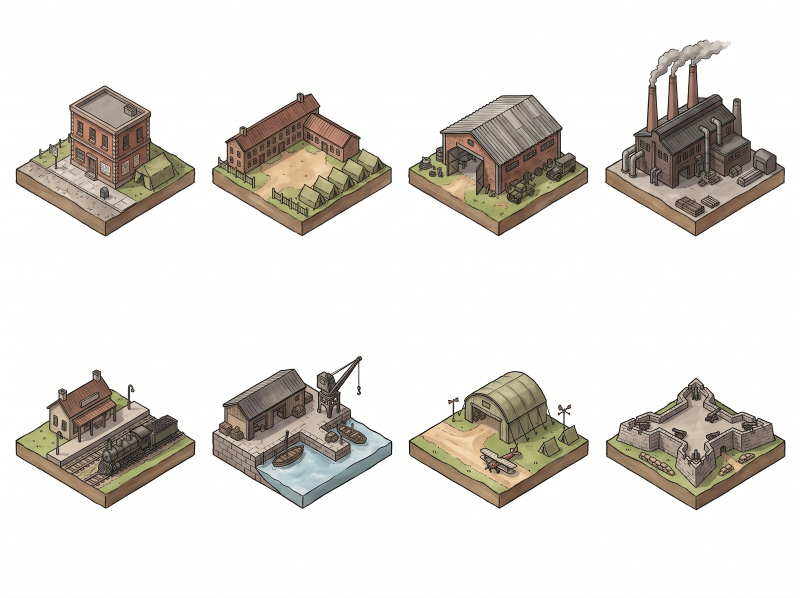
#> input picture art/src/construcoes.jpg, 2400 x 1792 px (shown at 1/3 size)
$ python cutblobs.py ../art/src/construcoes.jpg ../art/src/folha1_hd.jpg ../art/src/folha1_hd.jpg 5
#> lines starting #> are read from the running program, lines starting #| are printed output that depends on the picture; after the words box and inside, x2 and y2 are one past the last pixel; in counts of white or black regions, pixels touching at a corner belong together
# Recorta itens soltos (sem grade) de uma folha com fundo branco: acha manchas conectadas, ordena por linha e coluna.
# uso: python3 tools/cutblobs.py folha.png saida/ nome1,nome2,... [MAX]
import sys
import numpy as np
from PIL import Image, ImageFilter
from scipy import ndimage
src, out, names = sys.argv[1], sys.argv[2], sys.argv[3].split(',')
MAX = int(sys.argv[4]) if len(sys.argv) > 4 else 240
a = np.asarray(Image.open(src).convert('RGB')).astype(int)
white = (a.min(axis=2) > 222) & ((a.max(axis=2) - a.min(axis=2)) < 22)
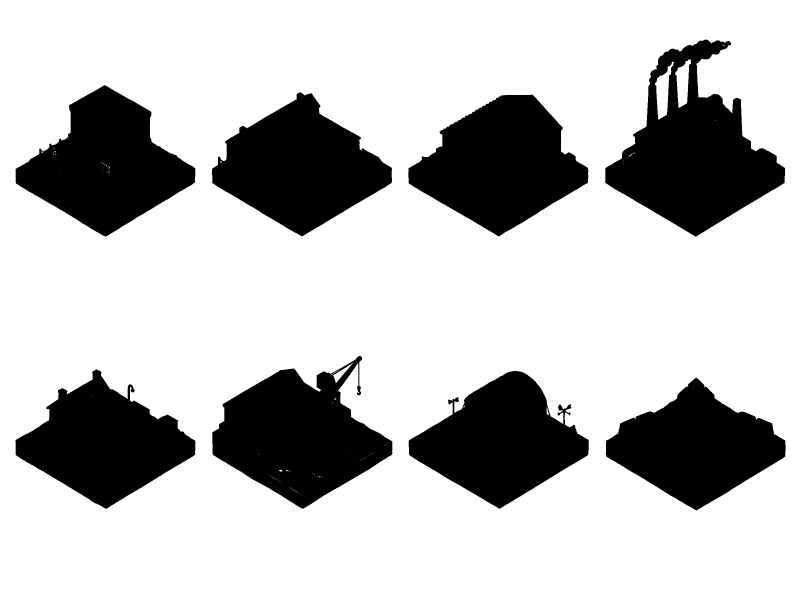
#> white: shape (1792, 2400) bool (shown at 1/3 size); 75.3% white; 8 black regions, largest, box (x1, y1, x2, y2) and area: (1815, 119, 2355, 710) 154888, (637, 1068, 1177, 1526) 139741, (1225, 284, 1765, 709) 137662
bg_lab, _ = ndimage.label(white); edge = set(np.unique(np.r_[bg_lab[0], bg_lab[-1], bg_lab[:, 0], bg_lab[:, -1]])) - {0}
#> after `bg_lab, _ = ndimage.label(white)`:
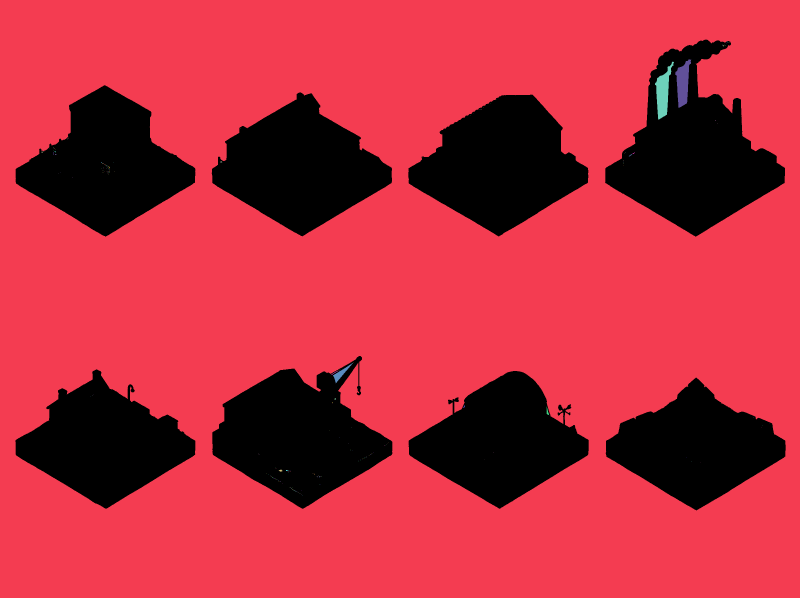
#> bg_lab: shape (1792, 2400) int32 (shown at 1/3 size); 236 distinct labels, from 0 to 235; one colour per label, 0 black
#> after `edge = set(np.unique(np.r_[bg_lab[0], bg_lab[-1], bg_lab[:, 0], bg_lab`: edge = 1 item
bg = np.isin(bg_lab, list(edge))
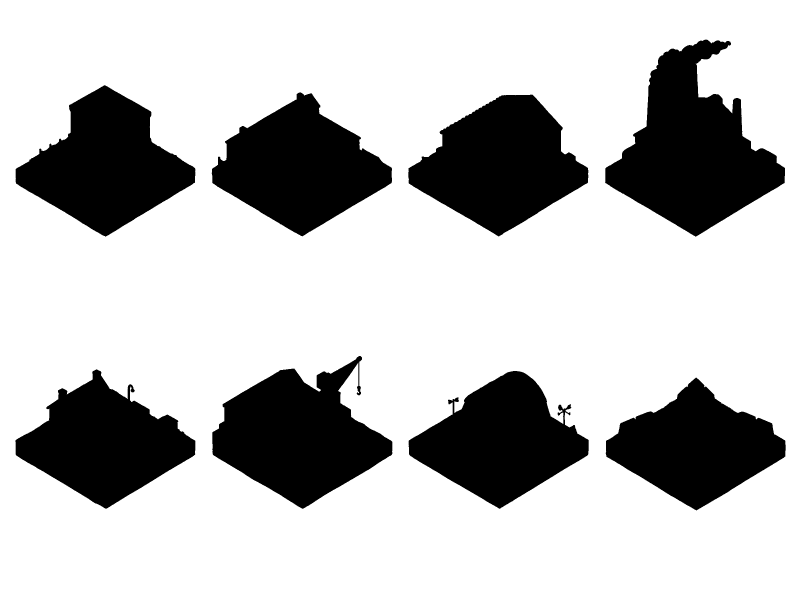
#> bg: shape (1792, 2400) bool (shown at 1/3 size); 75% white; 8 black regions, largest, box (x1, y1, x2, y2) and area: (1815, 119, 2355, 710) 163714, (637, 1068, 1177, 1526) 140845, (1225, 284, 1765, 709) 137672
lab, n = ndimage.label(ndimage.binary_dilation(~bg, iterations=12))
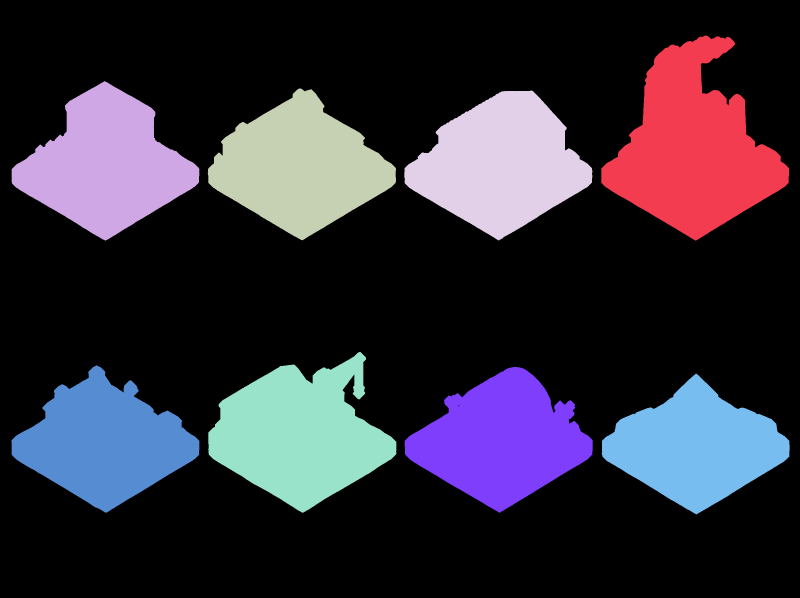
#> lab: shape (1792, 2400) int32 (shown at 1/3 size); 9 distinct labels, from 0 to 8; one colour per label, 0 black
#> n = 8
objs = ndimage.find_objects(lab); areas = ndimage.sum(np.ones_like(lab), lab, range(1, n + 1))
#> after `objs = ndimage.find_objects(lab)`: objs = 8 items
#> after `areas = ndimage.sum(np.ones_like(lab), lab, range(1, n + 1))`: areas = [186461, 149224, 149084, 153847, 161520, 138962, 144518, 133297]
keep = sorted(range(n), key=lambda i: -areas[i])[:len(names)]
#> keep = [0]
assert len(keep) == len(names), f'achei {len(keep)} itens, esperava {len(names)}'
boxes = [objs[i] for i in keep]
#> boxes = 1 item
rowh = np.median([b[0].stop - b[0].start for b in boxes])
#> rowh = 615
boxes.sort(key=lambda b: (round(((b[0].start + b[0].stop) / 2) / rowh), b[1].start))
alpha = Image.fromarray(np.where(bg, 0, 255).astype('uint8')).filter(ImageFilter.GaussianBlur(0.7))
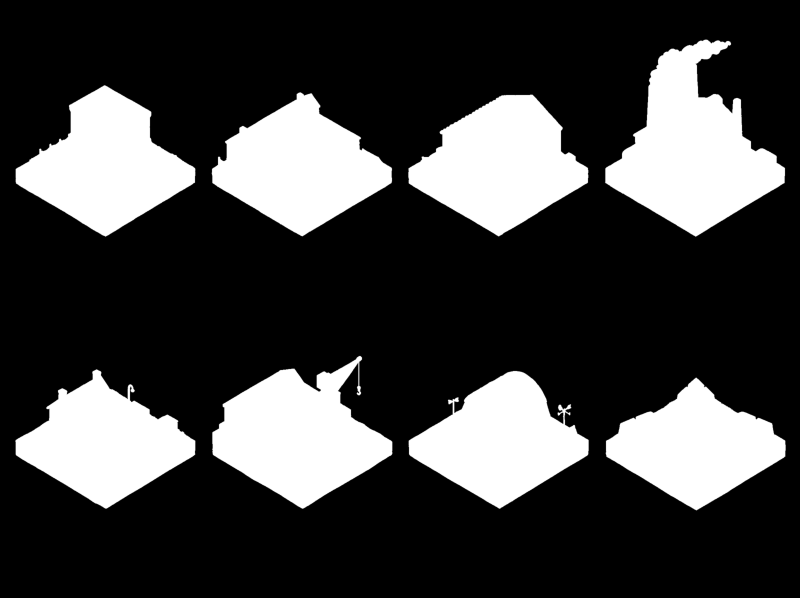
#> alpha: PIL image 2400x1792 L (shown at 1/3 size); min 0, max 255, mean 63.6
full = Image.fromarray(a.astype('uint8')).convert('RGBA'); full.putalpha(alpha)
for name, (sy, sx) in zip(names, boxes):
    im = full.crop((sx.start, sy.start, sx.stop, sy.stop)); im = im.crop(im.getbbox())
    s = min(1, MAX / max(im.size)); im = im.resize((max(1, round(im.width * s)), max(1, round(im.height * s))), Image.LANCZOS)
    im.save(f'{out}/{name}.png', optimize=True); print(name, im.size)
#> this loop made 1 pass
#> (name, s) on pass 1: ('../art/src/folha1_hd.jpg', 0.0084)
#| ../art/src/folha1_hd.jpg (5, 5)
#> pass 1, `im = full.crop((sx.start, sy.start, sx.stop, sy.stop))`:
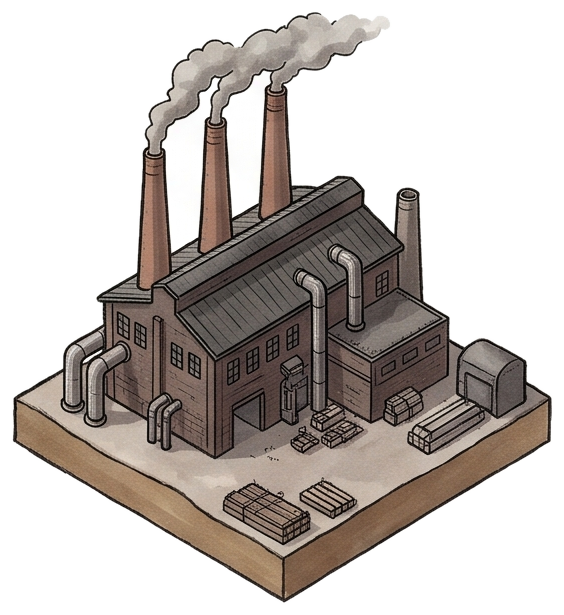
#> im: PIL image 564x615 RGBA; mean R, G, B, A 193.5, 186.9, 182.6, 120.4; transparent parts drawn white
#> pass 1, `im = im.crop(im.getbbox())`:
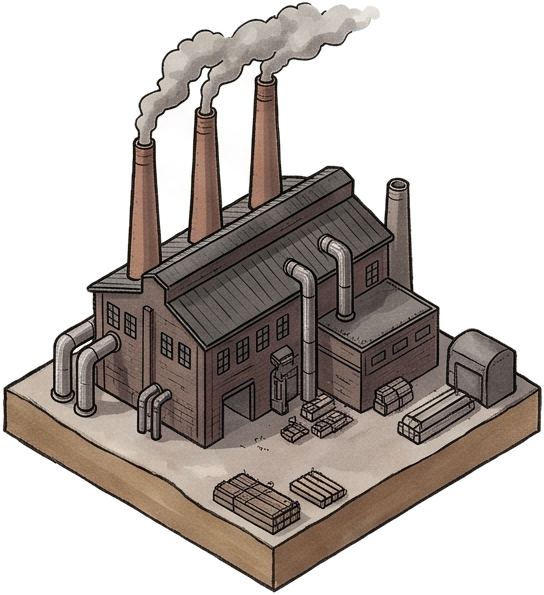
#> im: PIL image 544x595 RGBA; mean R, G, B, A 189.1, 182.1, 177.5, 129; transparent parts drawn white

$ run again, on art/src/folha2.jpg
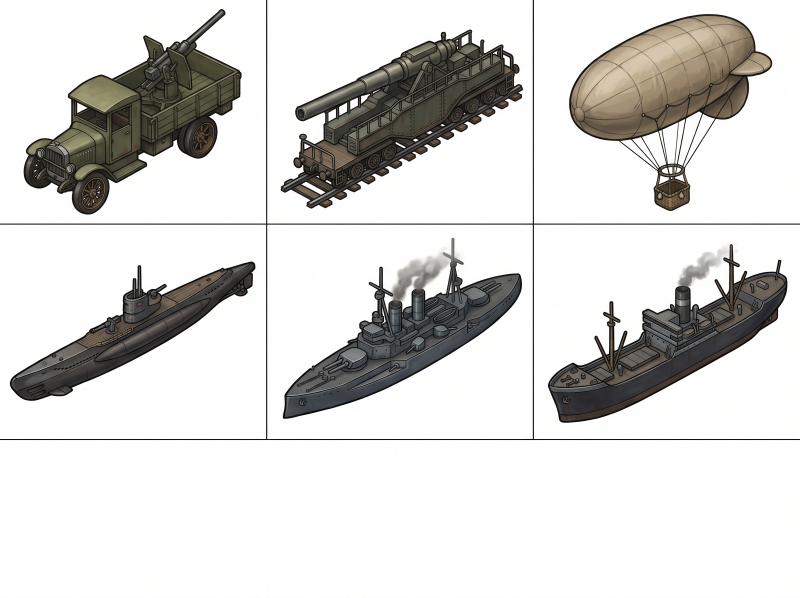
#> input picture art/src/folha2.jpg, 2400 x 1792 px (shown at 1/3 size)
#> white: shape (1792, 2400) bool; 77.8% white; 9 black regions (2 under 20 px), largest, box (x1, y1, x2, y2) and area: (842, 88, 1570, 626) 184344, (71, 27, 725, 644) 179831, (1707, 42, 2317, 633) 170402
#> bg_lab: shape (1792, 2400) int32; 93 distinct labels, from 0 to 92
#> edge = 6 items
#> bg: shape (1792, 2400) bool; 68.6% white; 7 black regions (1 under 20 px), largest, box (x1, y1, x2, y2) and area: (0, 0, 2400, 1320) 539132, (1707, 42, 2317, 633) 191856, (842, 88, 1570, 626) 188848, (71, 27, 725, 644) 180396, (1644, 732, 2363, 1269) 149397, (29, 784, 767, 1203) 100417
#> `lab, n = ndimage.label(ndimage.binary_dilation(~bg, iterations=12))`:
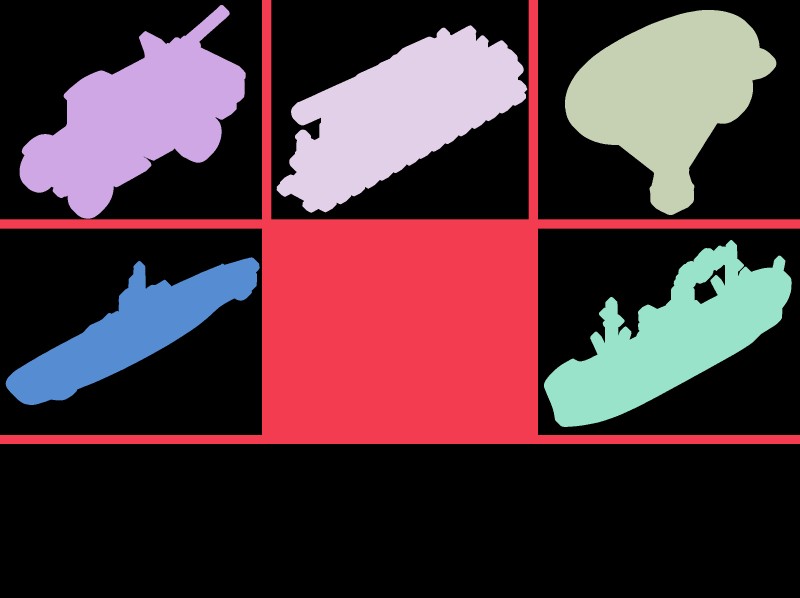
#> lab: shape (1792, 2400) int32 (shown at 1/3 size); 7 distinct labels, from 0 to 6; one colour per label, 0 black
#> n = 6
#> objs = 6 items
#> areas = [681380, 206795, 212912, 217858, 185472, 122278]
#> keep = [0]
#> boxes = 1 item
#> rowh = 1332
#> the loop `for name, (sy, sx) in zip(names, boxes):` made 1 pass
#> (name, s) on pass 1: ('../art/src/folha2.jpg', 0.00208)
#> (printed output is left out)
#> pass 1, `im = im.crop(im.getbbox())`:
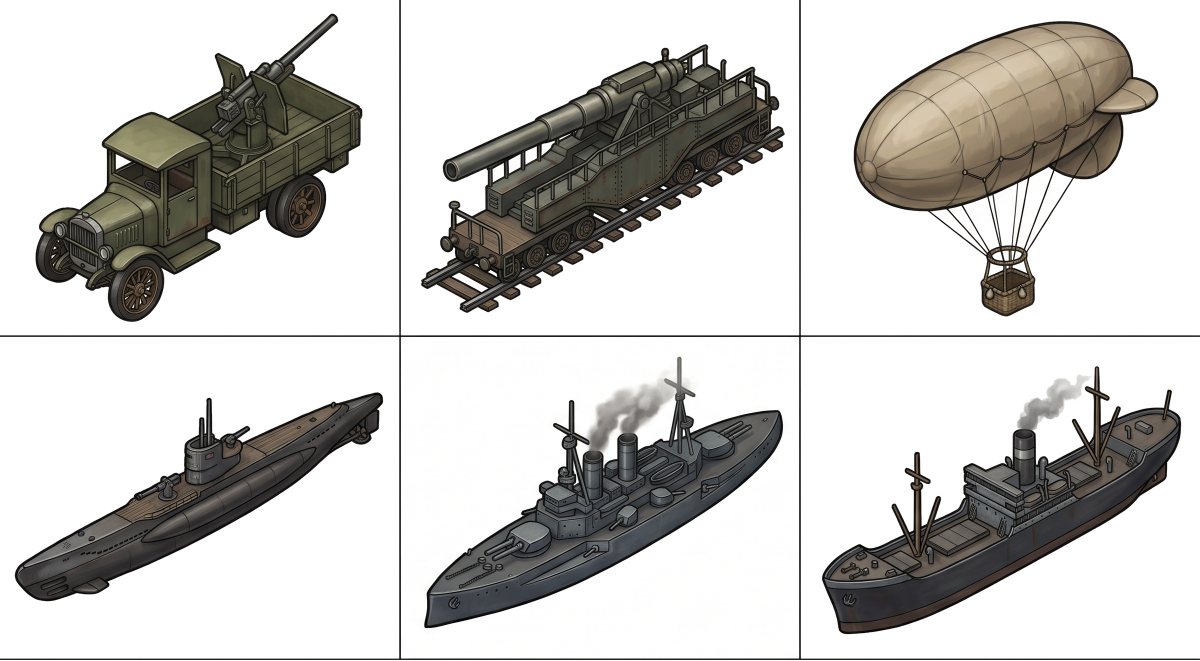
#> im: PIL image 2400x1322 RGBA (shown at 1/2 size); mean R, G, B, A 202.4, 201.1, 198.4, 108.5; transparent parts drawn white
